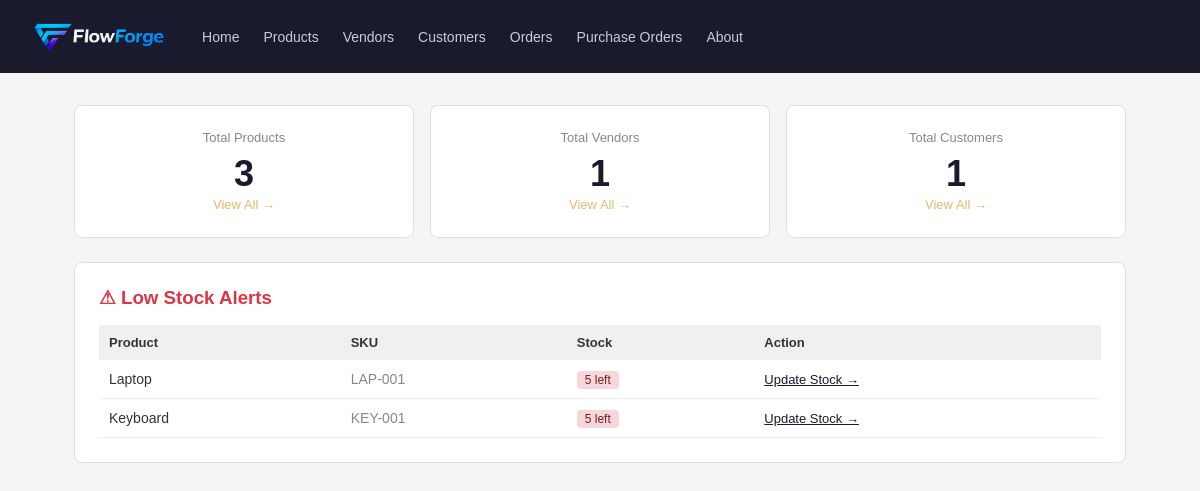
Before: / with the older database file.
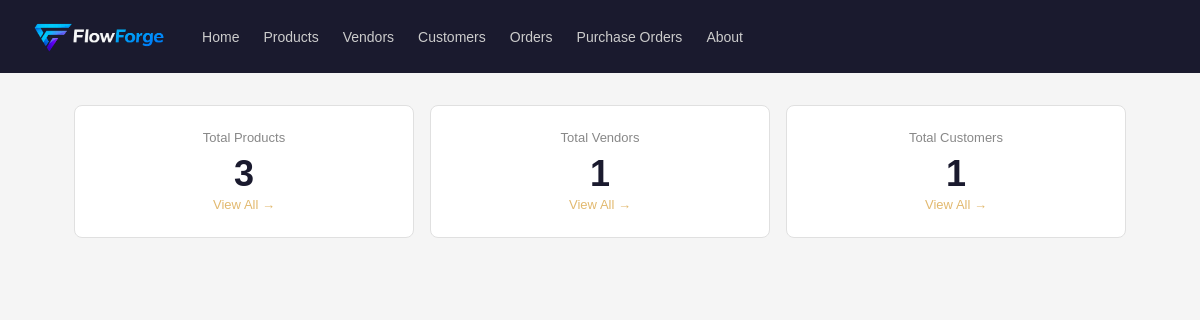
After: the same page with the newer database file.
### tables this page shows
CREATE TABLE products (
            id INTEGER PRIMARY KEY AUTOINCREMENT,
            name TEXT NOT NULL,
            sku TEXT UNIQUE NOT NULL,
            purchase_price REAL NOT NULL DEFAULT 0,
            unit_price REAL NOT NULL,
            gst_percent REAL DEFAULT 0,
            stock_qty INTEGER DEFAULT 0,
            description TEXT
        );

### App.py (the view)
@app.route('/')
def index():
    db = get_db()
    total_products = db.execute('SELECT COUNT(*) FROM products').fetchone()[0]
    total_vendors = db.execute('SELECT COUNT(*) FROM vendors').fetchone()[0]
    total_customers = db.execute('SELECT COUNT(*) FROM customers').fetchone()[0]
    low_stock = db.execute(
        'SELECT * FROM products WHERE stock_qty <=10'
    ).fetchall()
    db.close()
    return render_template('index.html',
        total_products=total_products,
        total_vendors=total_vendors,
        total_customers=total_customers,
        low_stock=low_stock
    )

### database.py (called while the page is built)
def get_db():
    conn = sqlite3.connect(DATABASE)
    conn.row_factory = sqlite3.Row
    return conn

### templates/index.html (shortened to what this page needs)
{% extends "base.html" %}
{% block content %}
<div style="display: grid; grid-template-columns: repeat(3, 1fr); gap: 16px; margin-bottom: 24px;">
    <div class="card" style="text-align: center;">
        <p style="font-size: 13px; color: #888; margin-bottom: 8px;">Total Products</p>
        <h2 style="font-size: 36px; color: #1a1a2e;">{{ total_products }}</h2>
        <a href="/products" style="font-size: 13px; color: #e2b96f; text-decoration: none;">View All →</a>
    </div>
    <div class="card" style="text-align: center;">
        <p style="font-size: 13px; color: #888; margin-bottom: 8px;">Total Vendors</p>
        <h2 style="font-size: 36px; color: #1a1a2e;">{{ total_vendors }}</h2>
        <a href="/vendors" style="font-size: 13px; color: #e2b96f; text-decoration: none;">View All →</a>
    </div>
    <div class="card" style="text-align: center;">
        <p style="font-size: 13px; color: #888; margin-bottom: 8px;">Total Customers</p>
        <h2 style="font-size: 36px; color: #1a1a2e;">{{ total_customers }}</h2>
        <a href="/customers" style="font-size: 13px; color: #e2b96f; text-decoration: none;">View All →</a>
    </div>
</div>
{% if low_stock %}
<div class="card">
    <h3 style="margin-bottom: 16px; color: #dc3545;">⚠ Low Stock Alerts</h3>
    <table style="width: 100%; border-collapse: collapse;">
        <thead>
            <tr style="background: #f0f0f0;">
                <th style="padding: 10px; text-align: left; font-size: 13px;">Product</th>
                <th style="padding: 10px; text-align: left; font-size: 13px;">SKU</th>
                <th style="padding: 10px; text-align: left; font-size: 13px;">Stock</th>
                <th style="padding: 10px; text-align: left; font-size: 13px;">Action</th>
            </tr>
        </thead>
        <tbody>
            {% for product in low_stock %}
            <tr style="border-bottom: 1px solid #eee;">
                <td style="padding: 10px; font-size: 14px;">{{ product['name'] }}</td>
                <td style="padding: 10px; font-size: 14px; color: #888;">{{ product['sku'] }}</td>
                <td style="padding: 10px;">
                    <span style="background: #f8d7da; color: #721c24;
                                 padding: 2px 8px; border-radius: 4px; font-size: 12px;">
                        {{ product['stock_qty'] }} left
                    </span>
                </td>
                <td style="padding: 10px;">
                    <a href="/products/edit/{{ product['id'] }}"
                       style="font-size: 13px; color: #1a1a2e;">Update Stock →</a>
                </td>
            </tr>
            {% endfor %}
        </tbody>
    </table>
</div>
{% endif %}
</div>
{% endblock %}

Changed rows visible on the page:
no longer on this page (row edited): products: name "Laptop", sku "LAP-001", stock_qty "5"
no longer on this page (row edited): products: name "Keyboard", sku "KEY-001", stock_qty "5"
Other visible differences:
text no longer shown: "⚠ Low Stock Alerts Product SKU Stock Action"
